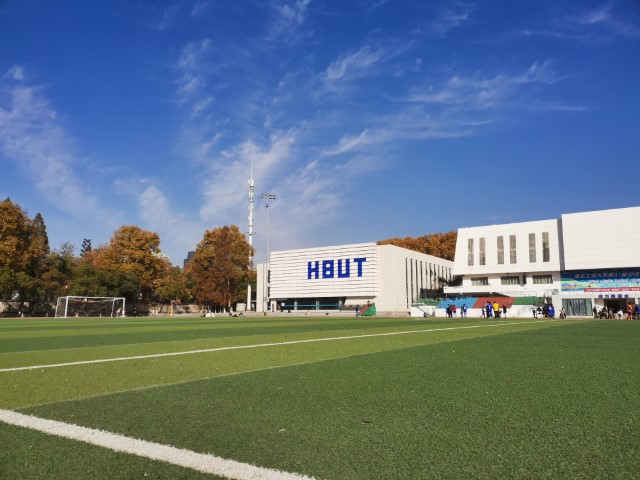
#> input picture zhongcao-small.jpg, 640 x 480 px, found by its file name
$ python OpUtils.py
#> lines starting #> are read from the running program, lines starting #| are printed output that depends on the picture
import cv2
import numpy as np

def add_gaussian_noise(img, mean=0, std=5):
    noise = np.random.normal(mean, std, img.shape)
    noisy_img = img.astype(np.float32) + noise
    noisy_img = np.clip(noisy_img, 0, 255).astype(np.uint8)
    return noisy_img


def add_salt_pepper_noise(img, amount=0.002, salt_vs_pepper=0.5):
    noisy_img = img.copy()
    num_pixels = img.shape[0] * img.shape[1]
    # 盐（白点）
    num_salt = int(np.ceil(amount * num_pixels * salt_vs_pepper))
    coords = [np.random.randint(0, i, num_salt) for i in img.shape[:2]]
    noisy_img[coords[0], coords[1]] = 255
    # 椒（黑点）
    num_pepper = int(np.ceil(amount * num_pixels * (1.0 - salt_vs_pepper)))
    coords = [np.random.randint(0, i, num_pepper) for i in img.shape[:2]]
    noisy_img[coords[0], coords[1]] = 0

    return noisy_img


def add_gamma_noise(img, shape=1.0, scale=2.0):
    noise = np.random.gamma(shape, scale, img.shape)
    noisy_img = img.astype(np.float32) + noise
    noisy_img = np.clip(noisy_img, 0, 255).astype(np.uint8)
    return noisy_img


def add_random_erasing(img, erase_ratio=0.02):
    noisy_img = img.copy()
    h, w, c = img.shape
    num_pixels = h * w
    num_erase = int(num_pixels * erase_ratio)
    coords = np.random.randint(0, h, size=num_erase), np.random.randint(
        0, w, size=num_erase
    )
    noisy_img[coords[0], coords[1]] = 0  # 设置为黑色（0）

    return noisy_img


def cut_corner(img, cut_ratio=(0.1, 0.1)):
    h, w, c = img.shape
    cut_x = int(w * cut_ratio[0])
    cut_y = int(h * cut_ratio[1])
    noisy_img = img.copy()
    noisy_img[0:cut_y, 0:cut_x] = 0  # 把指定区域置0（黑色）
    return noisy_img


def noisy_encrypt_decrypt(img, key=520, mode="encrypt", transmission_noise_level=2):
    rng = np.random.default_rng(seed=key)

    if mode == "encrypt":
        h, w, c = img.shape
        flat_img = img.reshape(-1, c)
        num_pixels = flat_img.shape[0]
        # 打乱
        perm = rng.permutation(num_pixels)
        shuffled = flat_img[perm]

        # 加随机噪声
        noise = rng.integers(0, 256, size=shuffled.shape, dtype=np.uint8)
        encrypted = (shuffled.astype(np.int16) + noise.astype(np.int16)) % 256
        encrypted = encrypted.astype(np.uint8)

        encrypted_img = encrypted.reshape(h, w, c)
        perm_high_img = noise.reshape(h, w, c)

        # --- 模拟传输噪声 ---
        if transmission_noise_level > 0:
            # 小的均匀噪声
            trans_noise_img = rng.integers(
                -transmission_noise_level,
                transmission_noise_level + 1,
                size=encrypted_img.shape,
            )
            trans_noise_key = rng.integers(
                -transmission_noise_level,
                transmission_noise_level + 1,
                size=perm_high_img.shape,
            )

            encrypted_img = (encrypted_img.astype(np.int16) + trans_noise_img) % 256
            encrypted_img = encrypted_img.astype(np.uint8)

            perm_high_img = (perm_high_img.astype(np.int16) + trans_noise_key) % 256
            perm_high_img = perm_high_img.astype(np.uint8)

            # 再叠加更多真实噪声（高斯噪声、椒盐噪声、伽马噪声）
            encrypted_img = add_gaussian_noise(encrypted_img, std=30)
            # [8 lines of commented-out code are left out]

        return encrypted_img, perm_high_img, perm

    elif mode == "decrypt":
        if isinstance(img, tuple) and len(img) == 3:
            encrypted_img, perm_high_img, perm = img
            h, w, c = encrypted_img.shape

            flat_img = encrypted_img.reshape(-1, c)
            num_pixels = flat_img.shape[0]
            # 打乱
            perm = rng.permutation(num_pixels)
            shuffled = flat_img[perm]
            noise = rng.integers(0, 256, size=shuffled.shape, dtype=np.uint8)
            perm_high_img = noise.reshape(h, w, c)

            encrypted_flat = encrypted_img.reshape(-1, c)
            noise_flat = perm_high_img.reshape(-1, c)

            if perm is None:
                raise ValueError("No permutation key found for the given key.")

            # 注意这里也需要astype防止负数
            shuffled = (
                encrypted_flat.astype(np.int16) - noise_flat.astype(np.int16)
            ) % 256
            shuffled = shuffled.astype(np.uint8)

            inv_perm = np.argsort(perm)
            recovered = shuffled[inv_perm]

            decrypted_img = recovered.reshape(h, w, c)
            return decrypted_img


# 使用示例
if __name__ == "__main__":
    img = cv2.imread("./zhongcao-small.jpg")
#> img is the input picture: shape (480, 640, 3); mean B, G, R 131.5, 117.4, 99
    cv2.imshow("Original", img)

    encrypted_img, perm_high_img, perm = noisy_encrypt_decrypt(
        img, key=123, mode="encrypt"
    )
#> in noisy_encrypt_decrypt, `encrypted_img = encrypted.reshape(h, w, c)`:
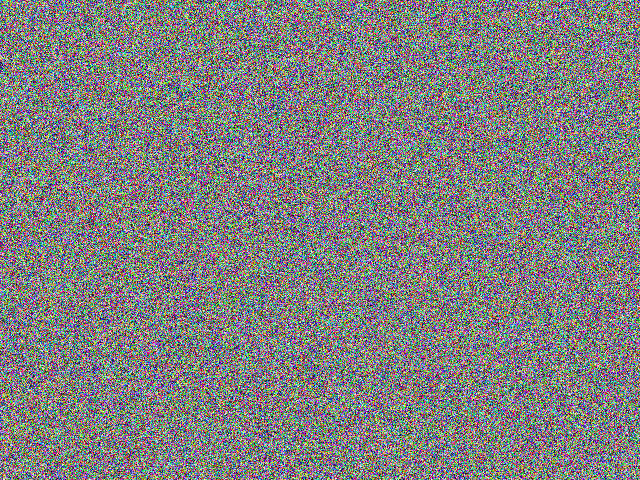
#> encrypted_img: shape (480, 640, 3); mean of channels 0, 1, 2 127.5, 127.6, 127.6; drawn as B, G, R
#> in noisy_encrypt_decrypt, `encrypted_img = (encrypted_img.astype(np.int16) + trans_noise_img) % 256`:
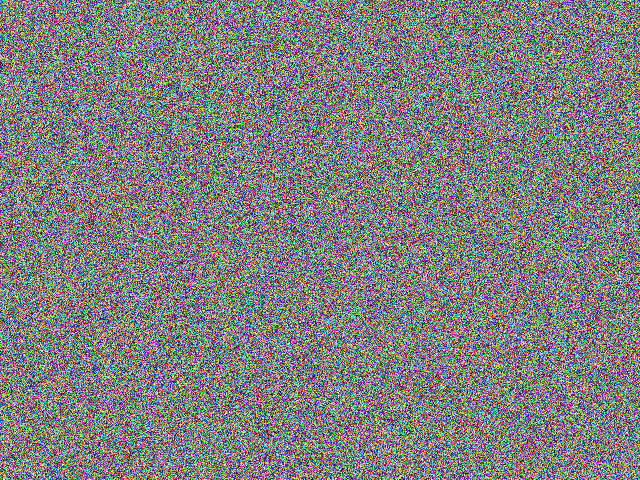
#> encrypted_img: shape (480, 640, 3) int64; mean of channels 0, 1, 2 127.5, 127.5, 127.6; drawn as B, G, R
#> in add_gaussian_noise, `noisy_img = img.astype(np.float32) + noise`:
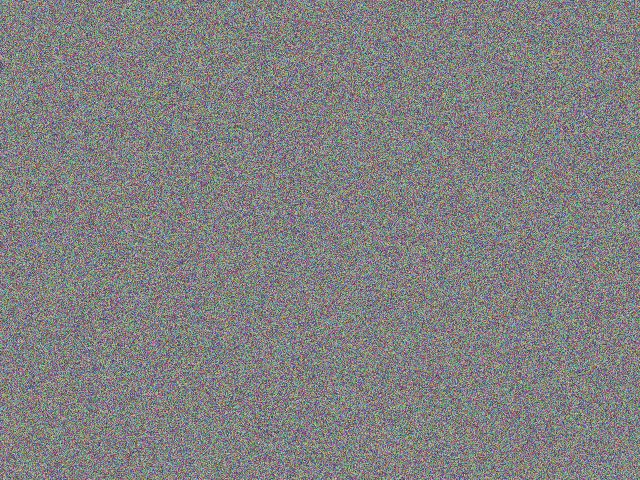
#> noisy_img: shape (480, 640, 3) float64; mean of channels 0, 1, 2 127.6, 127.6, 127.6; drawn with min black and max white
#> in add_gaussian_noise, `noisy_img = np.clip(noisy_img, 0, 255).astype(np.uint8)`:
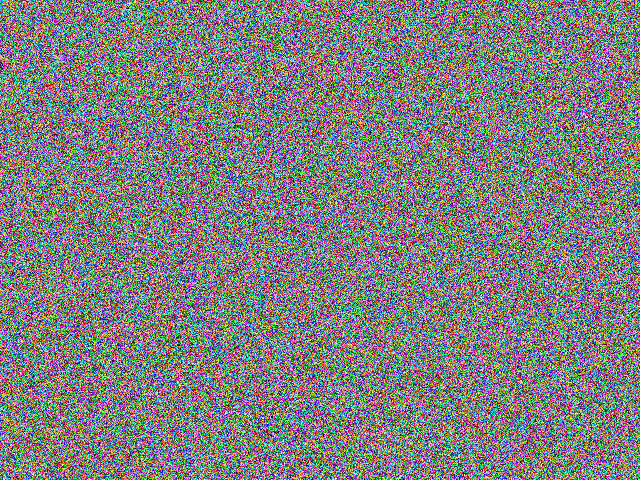
#> noisy_img: shape (480, 640, 3); mean of channels 0, 1, 2 127.1, 127.2, 127.2; drawn as B, G, R
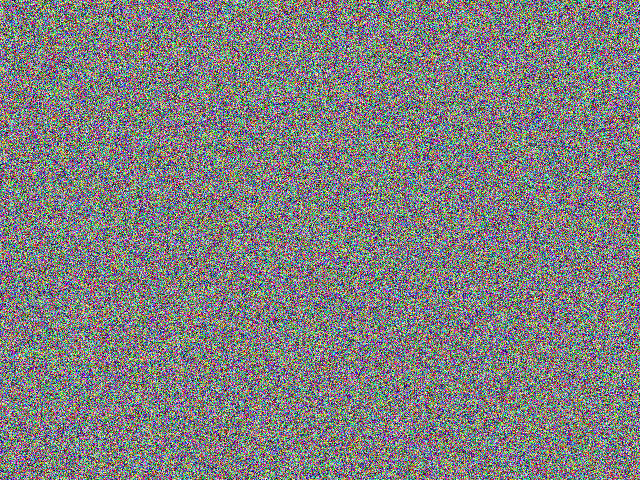
#> perm_high_img: shape (480, 640, 3); mean B, G, R 127.3, 127.5, 127.5
    cv2.imshow("Encrypted", encrypted_img)

    decrypted_img = noisy_encrypt_decrypt(
        (encrypted_img, perm_high_img, perm), key=12356123, mode="decrypt"
    )
#> call 2 of noisy_encrypt_decrypt, with key = 12356123, mode = 'decrypt', transmission_noise_level = 2
#> in noisy_encrypt_decrypt (call 2), `decrypted_img = recovered.reshape(h, w, c)`:
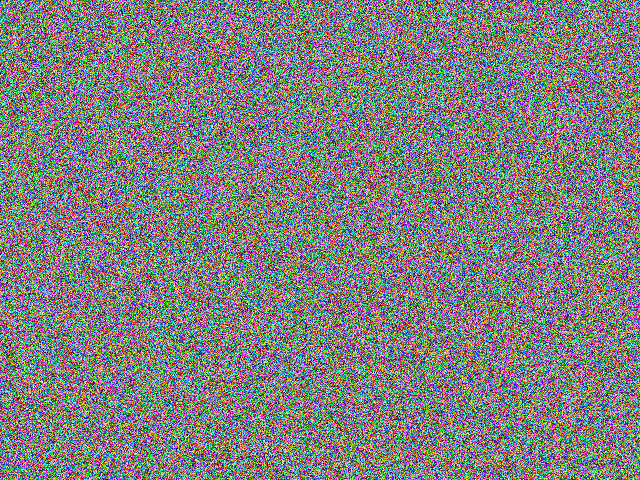
#> decrypted_img: shape (480, 640, 3); mean of channels 0, 1, 2 127.4, 127.5, 127.3; drawn as B, G, R
    cv2.imshow("Decrypted", decrypted_img)

    cv2.imwrite(
        "./save/encrypted_image（错误密钥）.png", encrypted_img
    )  # 保存加密后的图像
    cv2.imwrite(
        "./save/decrypted_image（错误密钥）.png", decrypted_img
    )  # 保存解密后的图像


    cv2.waitKey(0)
    cv2.destroyAllWindows()
